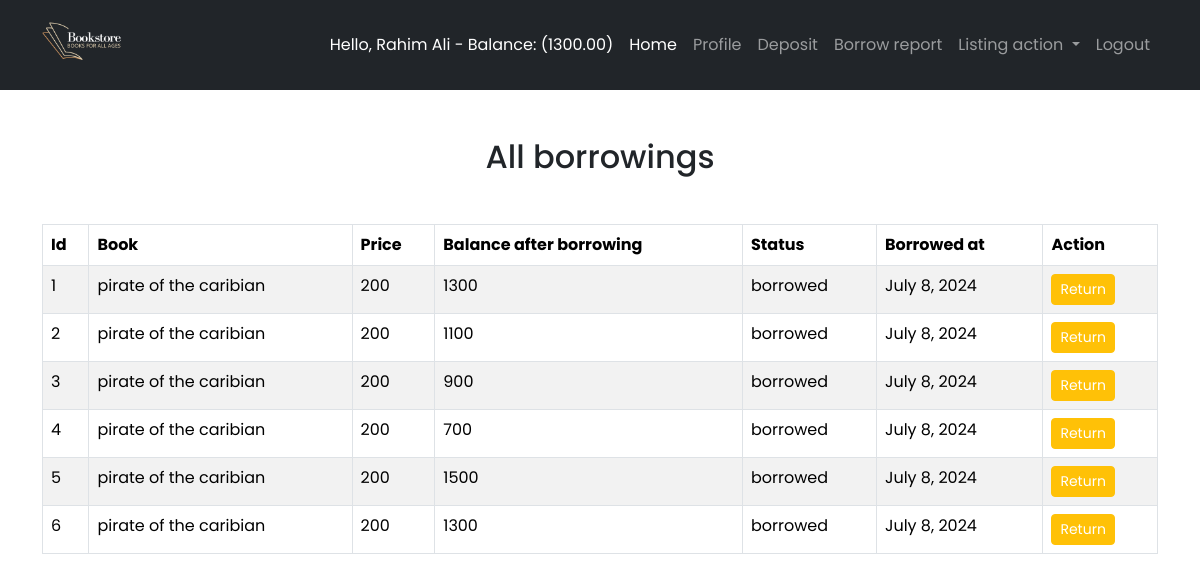
Page /borrowings/report/ (signed in) on the earlier database version.
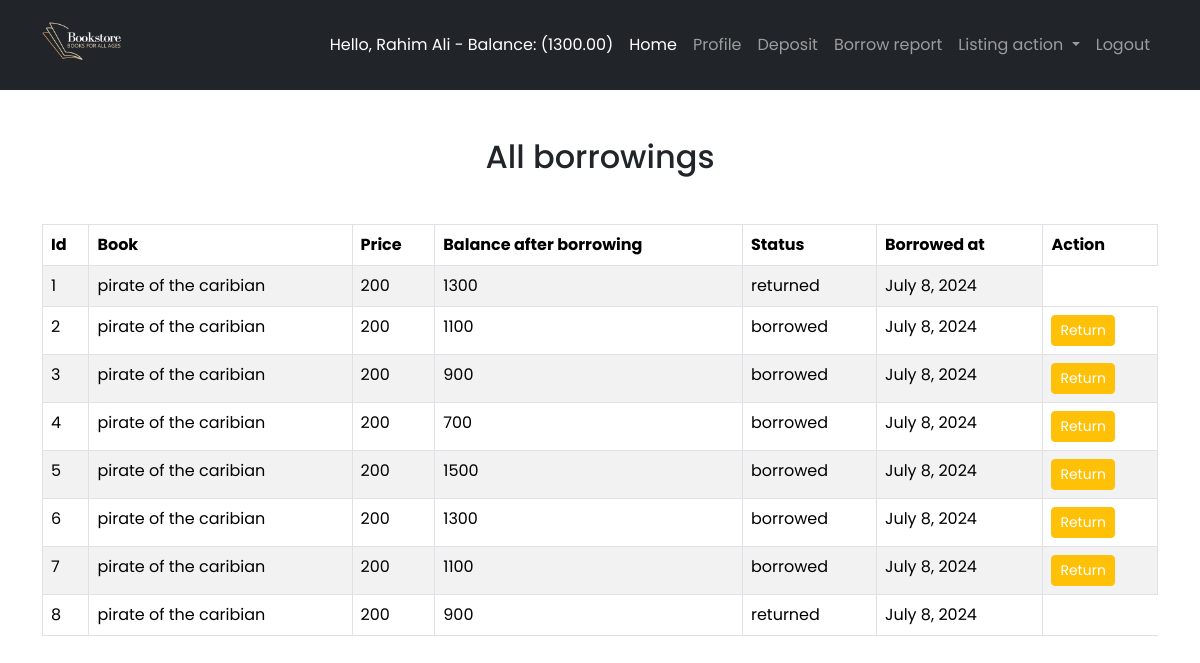
Same page on the later database version.
### borrowings/models.py (models this page shows, shortened)
class Borrowing(models.Model):
  account = models.ForeignKey(UserAccount, on_delete = models.CASCADE, related_name = 'borrowings')
  book = models.ForeignKey(Book, on_delete = models.CASCADE, related_name = 'borrowings')
  borrowing_price = models.IntegerField()
  balance_after_borrowing = models.IntegerField()
  borrowing_date = models.DateField(auto_now_add = True)
  status = models.CharField(max_length = 100, choices=BORROWING_STATUS)
  class Meta:
    ordering = ['-borrowing_date']

### books/models.py (models this page shows, shortened)
class Book(models.Model):
  title = models.CharField(max_length = 100)
  description = models.TextField()
  slug = models.SlugField(max_length = 100, null = True, blank = True)
  image = models.ImageField(upload_to="")
  borrowing_price = models.IntegerField()
  categories = models.ForeignKey(Category, on_delete = models.CASCADE, related_name = "books")

### borrowings/views.py (the view)
# urls.py: path('report/', views.BorrowingReportView.as_view(), name = 'borrowing-report'),
@method_decorator(login_required, name = 'dispatch')
class BorrowingReportView(ListView):
  template_name = 'borrowings/borrowing_report.html'
  model = Borrowing
  context_object_name = 'borrowing'
  def get_queryset(self):
    user_account = self.request.user.account
    querySet = super().get_queryset().filter(account = user_account)
    return querySet

### borrowings/templates/borrowings/borrowing_report.html (shortened to what this page needs)
{% extends "base.html" %}
{% block maincontent %}
  <section class="container py-5">
    <div class="row">
      <div class="col-12">
        <h2 class="text-center">All borrowings</h2>
       {% if borrowing %}
        <div class="mt-5">
          <table class="table table-bordered table-striped table-hover">
            <thead>
              <tr>
                <th scope="col">Id</th>
                <th scope="col">Book</th>
                <th scope="col">Price</th>
                <th scope="col">Balance after borrowing</th>
                <th scope="col">Status</th>
                <th scope="col">Borrowed at</th>
                <th scope="col">Action</th>
              </tr>
            </thead>
            <tbody>
              {% for data in borrowing %}
                <tr>
                  <td>{{data.id}}</td>
                  <td>{{data.book.title}}</td>
                  <td>{{data.borrowing_price}}</td>
                  <td>{{data.balance_after_borrowing}}</td>
                  <td>{{data.status}}</td>
                  <td>{{data.borrowing_date}}</td>
                  {% if data.status != 'returned' %}
                    <td>
                      <a href="{% url 'return-book' data.id %}" class="btn btn-sm btn-warning text-white">Return</a>
                    </td>
                  {% endif %}
                </tr>
              {% endfor %}
            </tbody>
          </table>
        </div>
       {% else %}
        <h3 class="text-center mt-5">No Borrowing record available.</h3>
       {% endif %}
      </div>
    </div>
  </section>
{% endblock %}

Differences in the rows shown:
changed Borrowing id 1: status "borrowed" → "returned"; no longer shows "Return"
added Borrowing: id "7", book "pirate of the caribian", borrowing_price "200", balance_after_borrowing "1100", status "borrowed", borrowing_date "July 8, 2024", shows "Return"
added Borrowing: id "8", book "pirate of the caribian", borrowing_price "200", balance_after_borrowing "900", status "returned", borrowing_date "July 8, 2024"
